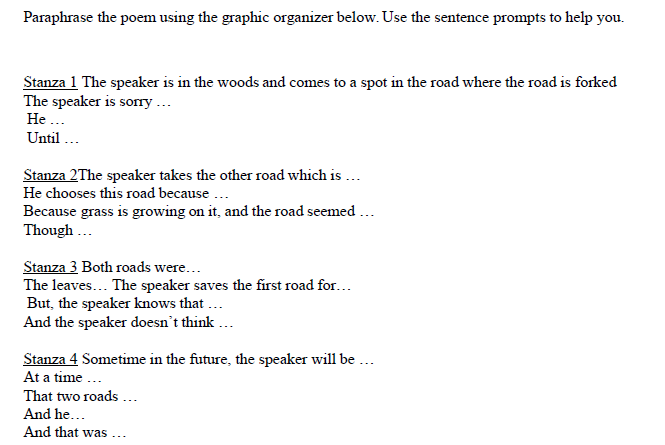
#> input picture Gitanshu's Python Workspace/My Creativity and Basic Stuff/sample.PNG, 665 x 445 px, found by its file name
$ python 'Resizing Images.py'
#> lines starting #> are read from the running program, lines starting #| are printed output that depends on the picture
# -*- coding: utf-8 -*-
"""
Created on Fri Jun 18 10:53:52 2021

@author: Gitanshu
"""
# Using direct path will be better, but Okay!!

from PIL import Image

g = "C:/Users/Gitanshu/Downloads/sample.png"
a = Image.open(g)
#> a is the input picture: PIL image 665x445 RGBA; mean R, G, B, A 245.6, 245.6, 245.9, 255
imgsize = 200,200
b = a.resize(imgsize)
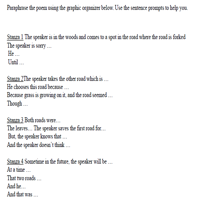
#> b: PIL image 200x200 RGBA; mean R, G, B, A 245.4, 245.4, 245.7, 255
b.show()

# Finally figured it out.
